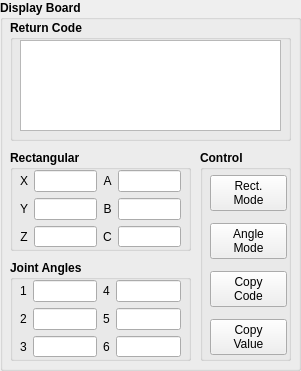
  <widget class="QGroupBox" name="groupBox_6">
   <property name="geometry">
    <rect>
     <x>550</x>
     <y>240</y>
     <width>301</width>
     <height>371</height>
    </rect>
   </property>
   <property name="font">
    <font>
     <weight>75</weight>
     <bold>true</bold>
    </font>
   </property>
   <property name="title">
    <string>Display Board</string>
   </property>
   <widget class="QGroupBox" name="groupBox">
    <property name="geometry">
     <rect>
      <x>10</x>
      <y>20</y>
      <width>281</width>
      <height>121</height>
     </rect>
    </property>
    <property name="font">
     <font>
      <family>Arial</family>
      <weight>75</weight>
      <bold>true</bold>
     </font>
    </property>
    <property name="title">
     <string>Return Code</string>
    </property>
    <widget class="QTextBrowser" name="returncode_textBrowser">
     <property name="geometry">
      <rect>
       <x>10</x>
       <y>20</y>
       <width>261</width>
       <height>91</height>
      </rect>
     </property>
     <property name="font">
      <font>
       <family>Arial</family>
       <weight>50</weight>
       <bold>false</bold>
      </font>
     </property>
     <property name="verticalScrollBarPolicy">
      <enum>Qt::ScrollBarAsNeeded</enum>
     </property>
     <property name="horizontalScrollBarPolicy">
      <enum>Qt::ScrollBarAsNeeded</enum>
     </property>
    </widget>
   </widget>
   <widget class="QGroupBox" name="groupBox_7">
    <property name="geometry">
     <rect>
      <x>10</x>
      <y>150</y>
      <width>181</width>
      <height>101</height>
     </rect>
    </property>
    <property name="title">
     <string>Rectangular</string>
    </property>
    <widget class="QWidget" name="gridLayoutWidget_9">
     <property name="geometry">
      <rect>
       <x>10</x>
       <y>20</y>
       <width>161</width>
       <height>77</height>
      </rect>
     </property>
     <property name="font">
      <font>
       <family>Arial</family>
       <weight>50</weight>
       <bold>false</bold>
      </font>
     </property>
     <layout class="QGridLayout" name="gridLayout_9">
      <item row="2" column="2">
       <widget class="QLabel" name="label_18">
        <property name="font">
         <font>
          <family>Arial</family>
          <weight>50</weight>
          <bold>false</bold>
         </font>
        </property>
        <property name="text">
         <string>C</string>
        </property>
        <property name="alignment">
         <set>Qt::AlignCenter</set>
        </property>
       </widget>
      </item>
      <item row="0" column="0">
       <widget class="QLabel" name="label_15">
        <property name="font">
         <font>
          <family>Arial</family>
          <weight>50</weight>
          <bold>false</bold>
         </font>
        </property>
        <property name="text">
         <string>X</string>
        </property>
        <property name="alignment">
         <set>Qt::AlignCenter</set>
        </property>
       </widget>
      </item>
      <item row="0" column="1">
       <widget class="QLineEdit" name="xshow_lineEdit">
        <property name="font">
         <font>
          <family>Arial</family>
          <weight>50</weight>
          <bold>false</bold>
         </font>
        </property>
        <property name="text">
         <string/>
        </property>
        <property name="readOnly">
         <bool>true</bool>
        </property>
       </widget>
      </item>
      <item row="0" column="3">
       <widget class="QLineEdit" name="ashow_lineEdit">
        <property name="font">
         <font>
          <family>Arial</family>
          <weight>50</weight>
          <bold>false</bold>
         </font>
        </property>
        <property name="readOnly">
         <bool>true</bool>
        </property>
       </widget>
      </item>
      <item row="1" column="0">
       <widget class="QLabel" name="label_14">
        <property name="font">
         <font>
          <family>Arial</family>
          <weight>50</weight>
          <bold>false</bold>
         </font>
        </property>
        <property name="text">
         <string>Y</string>
        </property>
        <property name="alignment">
         <set>Qt::AlignCenter</set>
        </property>
       </widget>
      </item>
      <item row="1" column="2">
       <widget class="QLabel" name="label_16">
        <property name="font">
         <font>
          <family>Arial</family>
          <weight>50</weight>
          <bold>false</bold>
         </font>
        </property>
        <property name="text">
         <string>B</string>
        </property>
        <property name="alignment">
         <set>Qt::AlignCenter</set>
        </property>
       </widget>
      </item>
      <item row="2" column="1">
       <widget class="QLineEdit" name="zshow_lineEdit">
        <property name="font">
         <font>
          <family>Arial</family>
          <weight>50</weight>
          <bold>false</bold>
         </font>
        </property>
        <property name="text">
         <string/>
        </property>
        <property name="readOnly">
         <bool>true</bool>
        </property>
       </widget>
      </item>
      <item row="2" column="3">
       <widget class="QLineEdit" name="cshow_lineEdit">
        <property name="font">
         <font>
          <family>Arial</family>
          <weight>50</weight>
          <bold>false</bold>
         </font>
        </property>
        <property name="readOnly">
         <bool>true</bool>
        </property>
       </widget>
      </item>
      <item row="0" column="2">
       <widget class="QLabel" name="label_13">
        <property name="font">
         <font>
          <family>Arial</family>
          <weight>50</weight>
          <bold>false</bold>
         </font>
        </property>
        <property name="text">
         <string>A</string>
        </property>
        <property name="alignment">
         <set>Qt::AlignCenter</set>
        </property>
       </widget>
      </item>
      <item row="1" column="1">
       <widget class="QLineEdit" name="yshow_lineEdit">
        <property name="font">
         <font>
          <family>Arial</family>
          <weight>50</weight>
          <bold>false</bold>
         </font>
        </property>
        <property name="readOnly">
         <bool>true</bool>
        </property>
       </widget>
      </item>
      <item row="2" column="0">
       <widget class="QLabel" name="label_17">
        <property name="font">
         <font>
          <family>Arial</family>
          <weight>50</weight>
          <bold>false</bold>
         </font>
        </property>
        <property name="text">
         <string>Z</string>
        </property>
        <property name="alignment">
         <set>Qt::AlignCenter</set>
        </property>
       </widget>
      </item>
      <item row="1" column="3">
       <widget class="QLineEdit" name="bshow_lineEdit">
        <property name="font">
         <font>
          <family>Arial</family>
          <weight>50</weight>
          <bold>false</bold>
         </font>
        </property>
        <property name="readOnly">
         <bool>true</bool>
        </property>
       </widget>
      </item>
     </layout>
    </widget>
   </widget>
   <widget class="QGroupBox" name="groupBox_8">
    <property name="geometry">
     <rect>
      <x>10</x>
      <y>260</y>
      <width>181</width>
      <height>101</height>
     </rect>
    </property>
    <property name="title">
     <string>Joint Angles</string>
    </property>
    <widget class="QWidget" name="gridLayoutWidget_10">
     <property name="geometry">
      <rect>
       <x>10</x>
       <y>20</y>
       <width>161</width>
       <height>77</height>
      </rect>
     </property>
     <property name="font">
      <font>
       <family>Arial</family>
       <weight>50</weight>
       <bold>false</bold>
      </font>
     </property>
     <layout class="QGridLayout" name="gridLayout_10">
      <item row="1" column="2">
       <widget class="QLabel" name="label_22">
        <property name="font">
         <font>
          <family>Arial</family>
          <weight>50</weight>
          <bold>false</bold>
         </font>
        </property>
        <property name="text">
         <string>5</string>
        </property>
        <property name="alignment">
         <set>Qt::AlignCenter</set>
        </property>
       </widget>
      </item>
      <item row="1" column="3">
       <widget class="QLineEdit" name="j5show_lineEdit">
        <property name="font">
         <font>
          <family>Arial</family>
          <weight>50</weight>
          <bold>false</bold>
         </font>
        </property>
        <property name="readOnly">
         <bool>true</bool>
        </property>
       </widget>
      </item>
      <item row="1" column="0">
       <widget class="QLabel" name="label_20">
        <property name="font">
         <font>
          <family>Arial</family>
          <weight>50</weight>
          <bold>false</bold>
         </font>
        </property>
        <property name="text">
         <string>2</string>
        </property>
        <property name="alignment">
         <set>Qt::AlignCenter</set>
        </property>
       </widget>
      </item>
      <item row="2" column="3">
       <widget class="QLineEdit" name="j6show_lineEdit">
        <property name="font">
         <font>
          <family>Arial</family>
          <weight>50</weight>
          <bold>false</bold>
         </font>
        </property>
        <property name="readOnly">
         <bool>true</bool>
        </property>
       </widget>
      </item>
      <item row="1" column="1">
       <widget class="QLineEdit" name="j2show_lineEdit">
        <property name="font">
         <font>
          <family>Arial</family>
          <weight>50</weight>
          <bold>false</bold>
         </font>
        </property>
        <property name="readOnly">
         <bool>true</bool>
        </property>
       </widget>
      </item>
      <item row="2" column="0">
       <widget class="QLabel" name="label_23">
        <property name="font">
         <font>
          <family>Arial</family>
          <weight>50</weight>
          <bold>false</bold>
         </font>
        </property>
        <property name="text">
         <string>3</string>
        </property>
        <property name="alignment">
         <set>Qt::AlignCenter</set>
        </property>
       </widget>
      </item>
      <item row="0" column="0">
       <widget class="QLabel" name="label_21">
        <property name="font">
         <font>
          <family>Arial</family>
          <weight>50</weight>
          <bold>false</bold>
         </font>
        </property>
        <property name="text">
         <string>1</string>
        </property>
        <property name="alignment">
         <set>Qt::AlignCenter</set>
        </property>
       </widget>
      </item>
      <item row="0" column="3">
       <widget class="QLineEdit" name="j4show_lineEdit">
        <property name="font">
         <font>
          <family>Arial</family>
          <weight>50</weight>
          <bold>false</bold>
         </font>
        </property>
        <property name="readOnly">
         <bool>true</bool>
        </property>
       </widget>
      </item>
      <item row="2" column="1">
       <widget class="QLineEdit" name="j3show_lineEdit">
        <property name="font">
         <font>
          <family>Arial</family>
          <weight>50</weight>
          <bold>false</bold>
         </font>
        </property>
        <property name="text">
         <string/>
        </property>
        <property name="readOnly">
         <bool>true</bool>
        </property>
       </widget>
      </item>
      <item row="0" column="2">
       <widget class="QLabel" name="label_19">
        <property name="font">
         <font>
          <family>Arial</family>
          <weight>50</weight>
          <bold>false</bold>
         </font>
        </property>
        <property name="text">
         <string>4</string>
        </property>
        <property name="alignment">
         <set>Qt::AlignCenter</set>
        </property>
       </widget>
      </item>
      <item row="0" column="1">
       <widget class="QLineEdit" name="j1show_lineEdit">
        <property name="font">
         <font>
          <family>Arial</family>
          <weight>50</weight>
          <bold>false</bold>
         </font>
        </property>
        <property name="readOnly">
         <bool>true</bool>
        </property>
       </widget>
      </item>
      <item row="2" column="2">
       <widget class="QLabel" name="label_24">
        <property name="font">
         <font>
          <family>Arial</family>
          <weight>50</weight>
          <bold>false</bold>
         </font>
        </property>
        <property name="text">
         <string>6</string>
        </property>
        <property name="alignment">
         <set>Qt::AlignCenter</set>
        </property>
       </widget>
      </item>
     </layout>
    </widget>
   </widget>
   <widget class="QGroupBox" name="groupBox_9">
    <property name="geometry">
     <rect>
      <x>200</x>
      <y>150</y>
      <width>91</width>
      <height>211</height>
     </rect>
    </property>
    <property name="title">
     <string>Control</string>
    </property>
    <widget class="QWidget" name="verticalLayoutWidget_2">
     <property name="geometry">
      <rect>
       <x>10</x>
       <y>10</y>
       <width>77</width>
       <height>201</height>
      </rect>
     </property>
     <layout class="QVBoxLayout" name="verticalLayout_2">
      <property name="topMargin">
       <number>9</number>
      </property>
      <property name="bottomMargin">
       <number>0</number>
      </property>
      <item>
       <widget class="QPushButton" name="rectmode_pushButton">
        <property name="font">
         <font>
          <weight>50</weight>
          <bold>false</bold>
         </font>
        </property>
        <property name="statusTip">
         <string extracomment="show coordinate values"/>
        </property>
        <property name="whatsThis">
         <string>show coordinate values</string>
        </property>
        <property name="text">
         <string>Rect.
Mode</string>
        </property>
       </widget>
      </item>
      <item>
       <widget class="QPushButton" name="anglemode_pushButton">
        <property name="font">
         <font>
          <weight>50</weight>
          <bold>false</bold>
         </font>
        </property>
        <property name="whatsThis">
         <string>show joint angle values</string>
        </property>
        <property name="text">
         <string>Angle
Mode</string>
        </property>
       </widget>
      </item>
      <item>
       <widget class="QPushButton" name="copycode_pushButton">
        <property name="font">
         <font>
          <weight>50</weight>
          <bold>false</bold>
         </font>
        </property>
        <property name="whatsThis">
         <string>copy return code to log file</string>
        </property>
        <property name="text">
         <string>Copy
Code</string>
        </property>
       </widget>
      </item>
      <item>
       <widget class="QPushButton" name="copyvalue_pushButton">
        <property name="font">
         <font>
          <weight>50</weight>
          <bold>false</bold>
         </font>
        </property>
        <property name="whatsThis">
         <string>copy coordinates/angle values to log file</string>
        </property>
        <property name="text">
         <string>Copy
Value</string>
        </property>
       </widget>
      </item>
     </layout>
    </widget>
   </widget>
  </widget>
